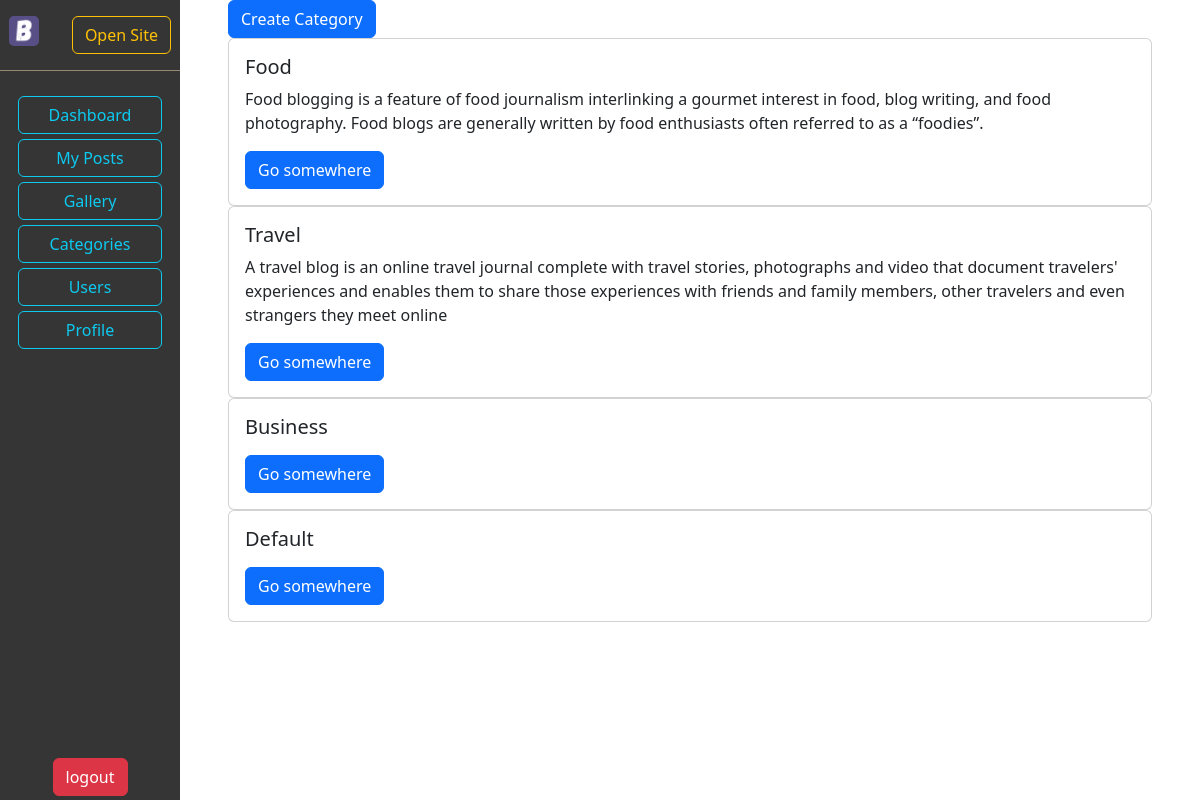
The app's page /editor/categories (signed in) with its own data.
### blogapp/models.py (models this page shows, shortened)
class Category(models.Model):
    category = models.CharField(max_length = 250, unique=True)
    img = models.ImageField(null = True)
    desc = models.TextField(blank=True)

### epage/views.py (the view)
# urls.py: path('categories', views.categories, name='categories'),
@group_required('Administrator')
def categories(request):
    try:
        msg = request.GET['msg']
    except:
        msg = None
    params = {
        'categories': Category.objects.all(),
        'msg': msg
    }
    return render(request, 'epage/category.html', params)

### epage/templatetags/auth_extras.py (called while the page is built)
@register.filter(name='is_admin')
def is_admin(user):
    if user.is_superuser:
        return True
    group = Group.objects.get(name='Administrator')
    return True if group in user.groups.all() else False

### epage/views.py (called while the page is built)
def group_required(*group_names):
    def in_groups(u):
        if u.is_authenticated:
            if bool(u.groups.filter(name__in=group_names)) | u.is_superuser:
                return True
        return False
    return user_passes_test(in_groups)

### templates/epage/category.html (shortened to what this page needs)
{% extends 'epage/base.html' %}
{% block mainbody %}
<button type="button" class="btn btn-primary" data-bs-toggle="modal" data-bs-target="#staticBackdrop">
    Create Category
</button>
{% for item in categories %}
<div class="card">
    <div class="card-body">
        <h5 class="card-title">{{item.category}}</h5>
        <p class="card-text">{{item.desc}}</p>
        <a href="/editor/post/{{post.slug}}" class="btn btn-primary">Go somewhere</a>
    </div>
</div>
{% endfor %}
{% endblock %}

### records on screen
Category: category "Food", desc "Food blogging is a feature of food journalism interlinking a gourmet interest in food, blog writing, and food photography. Food blogs are generally written by food enthusiasts often referred to as a “foodies”."
Category: category "Travel", desc "A travel blog is an online travel journal complete with travel stories, photographs and video that document travelers' experiences and enables them to share those experiences with friends and family members, other travelers and even strangers they meet online"
Category: category "Business"
Category: category "Default"
